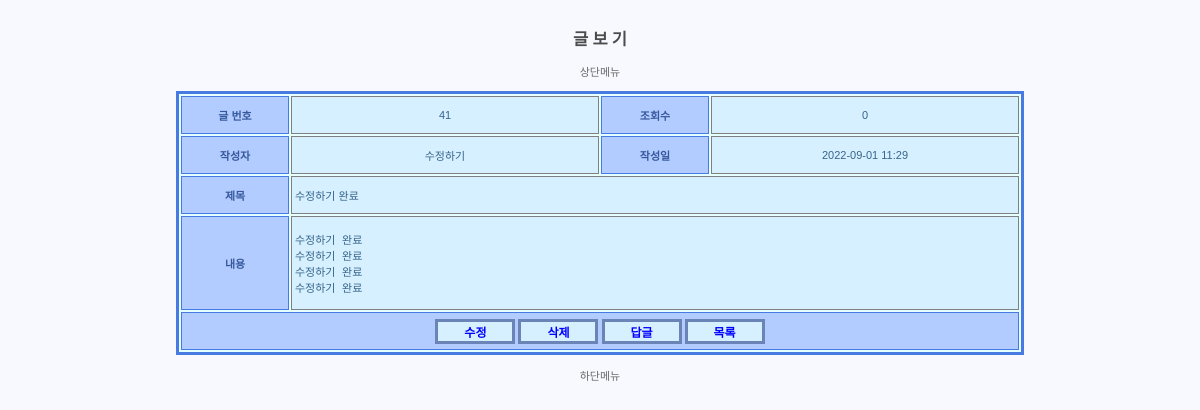
Screenshot of /board/detail?num=43&pagenum=1&number=41 with the database file from the repository.
### board/models.py (models this page shows)
class Board( models.Model ) :
    num = models.AutoField( verbose_name="글번호", primary_key=True ) # verbose_name 은 어드민에 출력되는 이름
    writer = models.CharField( max_length=30, verbose_name="작성자", null=False )
    subject = models.CharField( max_length=300, verbose_name="글제목", null=False )
    passwd = models.CharField( max_length=20, verbose_name="비밀번호", null=False )
    content = models.CharField( max_length=2000, verbose_name="글내용", null=False )
    readcount = models.IntegerField( verbose_name="조회수", default=0 )
    ref = models.IntegerField( verbose_name="그룹화 아이디" )
    restep = models.IntegerField( verbose_name="글순서" )
    relevel = models.IntegerField( verbose_name="글레벨" )
    regdate = models.DateTimeField( auto_now_add=True, verbose_name="작성일", blank=True )
    ip = models.CharField( max_length=30, verbose_name="아이피" )

### board/views.py (the view, shortened to what this page needs)
# urls.py: path("detail", views.DetailView.as_view(), name="detail" ),
class DetailView(View):
    def get(self,request):
        num = request.GET["num"]
        pagenum = request.GET["pagenum"]
        number = request.GET["number"]
        dto = Board.objects.get(num=num)
        if dto.ip != request.META.get("REMOTE_ADDR") : # 현재 접속중인 아이피와 디비의 아이피 비교
            dto.readcount += 1
            dto.save()
        context = {
            "num" : num,
            "pagenum" : pagenum,
            "number" : number,
            "dto" : dto,
            }
        template = loader.get_template("detailarticle.html")
        return HttpResponse(template.render(context,request))

### board/templates/detailarticle.html
{% extends "base_board.html" %}
{% block title %} <h2> 글 보 기</h2> {% endblock %}
{% block contents %}
<table>
	<tr>
		<th> 글 번호 </th>
		<td style="text-align:center"> {{number}} </td>
		<th> 조회수 </th>
		<td style = "text-align:center"> {{dto.readcount}} </td>
	</tr>
	<tr>
		<th> 작성자 </th>
		<td style = "text-align:center"> {{dto.writer}} </td>
		<th> 작성일 </th>
		<td style = "text-align:center"> {{dto.regdate|date:"Y-m-d H:i"}} </td>
	</tr>
	<tr>
		<th> 제목 </th>
		<td colspan="3"> {{dto.subject}} </td>
	</tr>
	<tr>
		<th> 내용 </th>
		<td colspan="3"> <pre>{{dto.content}}</pre> </td>
	</tr>
	<tr>
		<th colspan="4">
			<input class="inputbutton" type="button" value="수정"
				onclick="location='modify?num={{dto.num}}&pagenum={{pagenum}}'">
			<input class="inputbutton" type="button" value="삭제"
				onclick="location='delete?num={{dto.num}}&pagenum={{pagenum}}'">
			<input class="inputbutton" type="button" value="답글"
				onclick="location='write?num={{dto.num}}&ref={{dto.ref}}&restep={{dto.restep}}&relevel={{dto.relevel}}'">
			<input class="inputbutton" type="button" value="목록"
				onclick="location='list?pagenum={{pagenum}}'">
		</th>
	</tr>
</table>
{% endblock %}

### board/static/css/style_board.css (style rules this page uses)
h1,h2,h3,h4,h5,h6 { color: #4C4C4C; }
body { text-align: center; background-color : #F8F8FF; font-size:11px; font-family:verdana; color: #696969; padding:4px; }
table { text-align: left; border: 3px solid #487BE1; background-color: #E6FFFF; font-family: Arial, Helvetica, sans-serif; font-size:12px; margin: auto; }
table input { color: black; }
.inputbutton { background-color: #D6F0FF; border: 3px solid #6A84B7; font-size:12px; font-weight: bold; color: #0100FF; width: 80px; height: 25px; text-align: center; }
th { text-align: center; background-color: #B2CCFF; color : #36589C; font-size : 11px; border : 1px solid #487BE1; margin : 0px; padding : 3px; height: 30px; width: 100px; }
td { background-color: #D6F0FF; color : #36648B; font-size : 11px; border : 1px solid gray; margin : 0px; padding : 3px; height: 30px; width: 300px; }

### rows the page displays
Board: readcount "0", writer "수정하기", regdate "2022-09-01 11:29", subject "수정하기 완료", content "수정하기 완료 수정하기 완료 수정하기 완료 수정하기 완료"

### other values shown
{{ number }} "41"
